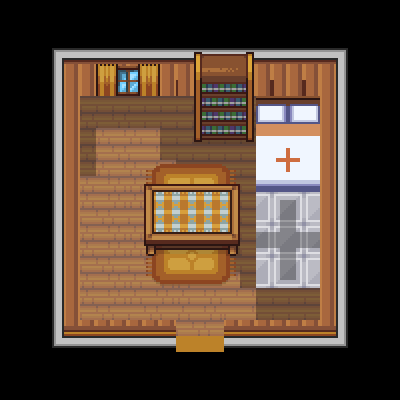

Tiled map render using the project's own tile images. Description and the map definition, with tile-layer contents summarised, below:
An orthogonal 25x25 tile map with 16x16 px tiles, 3 tile layers (background, tapis, elements) and 12 objects (warp, spawn_house, heal_zone).

<map version="1.9" tiledversion="1.9.2" orientation="orthogonal" renderorder="right-down" width="25" height="25" tilewidth="16" tileheight="16" infinite="0" nextlayerid="7" nextobjectid="13">
 <tileset firstgid="1" source="Tileset insides.tsx" />
 <layer id="1" name="background" width="25" height="25">
  <data>[625 cells, 441 non-empty, 111 distinct tile ids]</data>
 </layer>
 <layer id="6" name="tapis" width="25" height="25">
  <data>[625 cells, 48 non-empty, 48 distinct tile ids]</data>
 </layer>
 <layer id="5" name="elements" width="25" height="25">
  <data>[625 cells, 113 non-empty, 113 distinct tile ids]</data>
 </layer>
 <objectgroup id="4" name="objects">
  <object id="1" x="29.513" y="27.0536" width="348.746" height="70.3394">
   <properties>
    <property name="area_type" value="collision" />
   </properties>
  </object>
  <object id="2" x="194.294" y="52.6316" width="57.5504" height="88.0472">
   <properties>
    <property name="area_type" value="collision" />
   </properties>
  </object>
  <object id="3" x="255.78" y="96.9011" width="63.9449" height="94.4417">
   <properties>
    <property name="area_type" value="collision" />
   </properties>
  </object>
  <object id="4" x="319.725" y="32.4643" width="48.6965" height="336.94">
   <properties>
    <property name="area_type" value="collision" />
   </properties>
  </object>
  <object id="5" x="30.4968" y="66.8962" width="48.2046" height="302.017">
   <properties>
    <property name="area_type" value="collision" />
   </properties>
  </object>
  <object id="6" x="223.807" y="320.216" width="144.614" height="48.6965">
   <properties>
    <property name="area_type" value="collision" />
   </properties>
  </object>
  <object id="7" x="19.6754" y="320.708" width="155.927" height="63.9449">
   <properties>
    <property name="area_type" value="collision" />
   </properties>
  </object>
  <object id="8" x="166.257" y="335.957" width="65.4206" height="41.3182">
   <properties>
    <property name="area_type" value="collision" />
   </properties>
  </object>
  <object id="9" name="warp" x="173.635" y="319.233" width="52.6316" height="31.4806">
   <properties>
    <property name="offset" type="int" value="20" />
    <property name="point" value="enter_house_exit1" />
    <property name="target" value="carte" />
   </properties>
  </object>
  <object id="10" name="spawn_house" x="199.705" y="296.606">
   <point />
  </object>
  <object id="11" name="heal_zone" x="255" y="93.25" width="65.5" height="99.75" />
  <object id="12" x="144" y="184" width="95.875" height="71.75">
   <properties>
    <property name="area_type" value="collision" />
   </properties>
  </object>
 </objectgroup>
</map>
